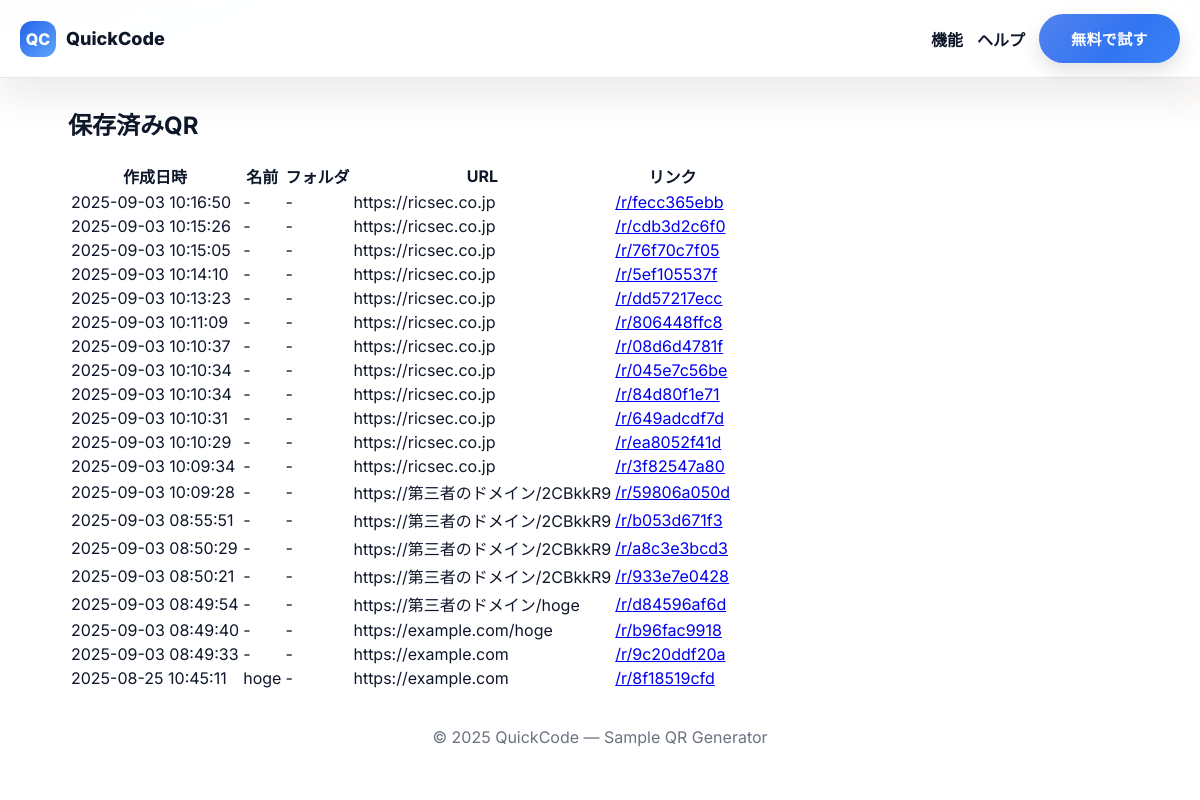
Page /list on the committed database.
### tables this page shows
CREATE TABLE qrs(
        id TEXT PRIMARY KEY,
        url TEXT NOT NULL,
        name TEXT,
        folder TEXT,
        password_hash TEXT,
        created_at TEXT
    );

### app.py (the view)
@app.route("/list")
def list_qrs():
    conn = get_db()
    rows = conn.execute("SELECT id, name, folder, url, created_at FROM qrs ORDER BY created_at DESC").fetchall()
    conn.close()
    return render_template("list.html", rows=rows)

### app.py (called while the page is built)
def get_db():
    conn = sqlite3.connect(DB_PATH)
    conn.row_factory = sqlite3.Row
    return conn

### templates/list.html
{% extends "base.html" %}
{% block content %}
<h2>保存済みQR</h2>
<table class="table">
  <thead><tr><th>作成日時</th><th>名前</th><th>フォルダ</th><th>URL</th><th>リンク</th></tr></thead>
  <tbody>
    {% for r in rows %}
      <tr>
        <td>{{ r['created_at'][:19].replace('T',' ') }}</td>
        <td>{{ r['name'] or '-' }}</td>
        <td>{{ r['folder'] or '-' }}</td>
        <td class="truncate">{{ r['url'] }}</td>
        <td><a href="{{ url_for('resolve', slug=r['id']) }}" target="_blank">/r/{{ r['id'] }}</a></td>
      </tr>
    {% else %}
      <tr><td colspan="5">まだありません</td></tr>
    {% endfor %}
  </tbody>
</table>
{% endblock %}

### templates/base.html (shortened to what this page needs)
<!doctype html>
<html lang="ja">
  <head>
    <link rel="stylesheet" href="{{ url_for('static', filename='css/style.css') }}">
  </head>
  <body>
    <div class="gradient-bg"></div>
    <header class="topbar shadow-lg">
      <div class="brand">
        <span class="logo">QC</span>
        <span class="brand-name">QuickCode</span>
      </div>
      <nav class="actions">
        <a class="link" href="#">機能</a>
        <a class="link" href="#">ヘルプ</a>
        <a class="btn primary" href="#cta">無料で試す</a>
      </nav>
    </header>
    <main class="container">
      {% block content %}{% endblock %}
    </main>
    <footer class="footer">© {{ 2025 }} QuickCode — Sample QR Generator</footer>
  </body>
</html>

### static/css/style.css (style rules this page uses)
* { box-sizing:border-box }
html,body { margin:0 }
:root { --bg:#ffffff; --card:#f9fafb; --ink:#0f172a; --muted:#6b7280; --brand:#2563eb; --accent:#f97316; --ring:rgba(37, 99, 235, .28); --border:#e5e7eb; --glass:rgba(255,255,255,0.65); --glass-border:rgba(255,255,255,0.7); }
body { font-family:Inter, Outfit, -apple-system,BlinkMacSystemFont,Segoe UI,Roboto,Helvetica,Arial,sans-serif; color:var(--ink);background:var(--bg); }
.gradient-bg { position: fixed; inset: -20vh -20vw; background: radial-gradient(1200px 600px at 10% -10%, rgba(37,99,235,.14), transparent 60%), radial-gradient(1000px 500px at 110% 10%, rgba(249,115,22,.12), transparent 55%); pointer-events:none; z-index:-1; filter: blur(2px); }
.container { max-width:1100px; margin:28px auto; padding:0 18px; }
.topbar { position:sticky;top:0; z-index:10; background:rgba(255,255,255,0.8); backdrop-filter:saturate(160%) blur(10px); border-bottom:1px solid var(--border); display:flex; justify-content:space-between; align-items:center; padding:14px 20px; }
.brand { display:flex; gap:10px; align-items:center; font-weight:800; }
.logo { display:inline-grid; place-items:center; width:36px; height:36px; border-radius:12px; background:linear-gradient(135deg,var(--brand),#60a5fa); color:white; font-weight:800; }
.brand-name { font-size:18px; }
.shadow-lg { box-shadow:0 20px 40px rgba(2,6,23,0.08); }
.btn { position:relative; border:none; border-radius:999px; padding:14px 32px; font-weight:800; font-size:15px; letter-spacing:.4px; cursor:pointer; display:inline-flex; align-items:center; justify-content:center; gap:8px; text-decoration:none; color:white; background:linear-gradient(135deg,var(--brand),#3b82f6); box-shadow:0 8px 20px rgba(2,6,23,.12); transition:all .28s ease; overflow:hidden }
.btn::before { content:""; position:absolute; top:0; left:-60%; width:200%; height:100%; background:linear-gradient(120deg,rgba(255,255,255,.35),transparent 60%); transform:skewX(-20deg); transition:all .6s ease }
.btn.primary { --brand:#2563eb }
.footer { color:var(--muted);text-align:center;margin:36px 0 }
.topbar { transition:all .25s ease }
.actions { display:flex; gap:14px; align-items:center }
.link { color:var(--ink); text-decoration:none; font-weight:600; position:relative }
.link::after { content:""; position:absolute; left:0; right:0; bottom:-2px; height:2px; background:linear-gradient(90deg,var(--brand),#60a5fa); transform:scaleX(0); transform-origin:left; transition:transform .25s }

### rows in the picture
qrs: created_at "2025-09-03 10:16:50", name "-", folder "-", url "https://ricsec.co.jp", id "fecc365ebb"
qrs: created_at "2025-09-03 10:15:26", name "-", folder "-", url "https://ricsec.co.jp", id "cdb3d2c6f0"
qrs: created_at "2025-09-03 10:15:05", name "-", folder "-", url "https://ricsec.co.jp", id "76f70c7f05"
qrs: created_at "2025-09-03 10:14:10", name "-", folder "-", url "https://ricsec.co.jp", id "5ef105537f"
qrs: created_at "2025-09-03 10:13:23", name "-", folder "-", url "https://ricsec.co.jp", id "dd57217ecc"
qrs: created_at "2025-09-03 10:11:09", name "-", folder "-", url "https://ricsec.co.jp", id "806448ffc8"
qrs: created_at "2025-09-03 10:10:37", name "-", folder "-", url "https://ricsec.co.jp", id "08d6d4781f"
qrs: created_at "2025-09-03 10:10:34", name "-", folder "-", url "https://ricsec.co.jp", id "045e7c56be"
qrs: created_at "2025-09-03 10:10:34", name "-", folder "-", url "https://ricsec.co.jp", id "84d80f1e71"
qrs: created_at "2025-09-03 10:10:31", name "-", folder "-", url "https://ricsec.co.jp", id "649adcdf7d"
qrs: created_at "2025-09-03 10:10:29", name "-", folder "-", url "https://ricsec.co.jp", id "ea8052f41d"
qrs: created_at "2025-09-03 10:09:34", name "-", folder "-", url "https://ricsec.co.jp", id "3f82547a80"
qrs: created_at "2025-09-03 10:09:28", name "-", folder "-", url "https://第三者のドメイン/2CBkkR9", id "59806a050d"
qrs: created_at "2025-09-03 08:55:51", name "-", folder "-", url "https://第三者のドメイン/2CBkkR9", id "b053d671f3"
qrs: created_at "2025-09-03 08:50:29", name "-", folder "-", url "https://第三者のドメイン/2CBkkR9", id "a8c3e3bcd3"
qrs: created_at "2025-09-03 08:50:21", name "-", folder "-", url "https://第三者のドメイン/2CBkkR9", id "933e7e0428"
qrs: created_at "2025-09-03 08:49:54", name "-", folder "-", url "https://第三者のドメイン/hoge", id "d84596af6d"
qrs: created_at "2025-09-03 08:49:40", name "-", folder "-", url "https://example.com/hoge", id "b96fac9918"
qrs: created_at "2025-09-03 08:49:33", name "-", folder "-", url "https://example.com", id "9c20ddf20a"
qrs: created_at "2025-08-25 10:45:11", name "hoge", folder "-", url "https://example.com", id "8f18519cfd"

### other values in the picture
{{ 2025 }} "2025"
